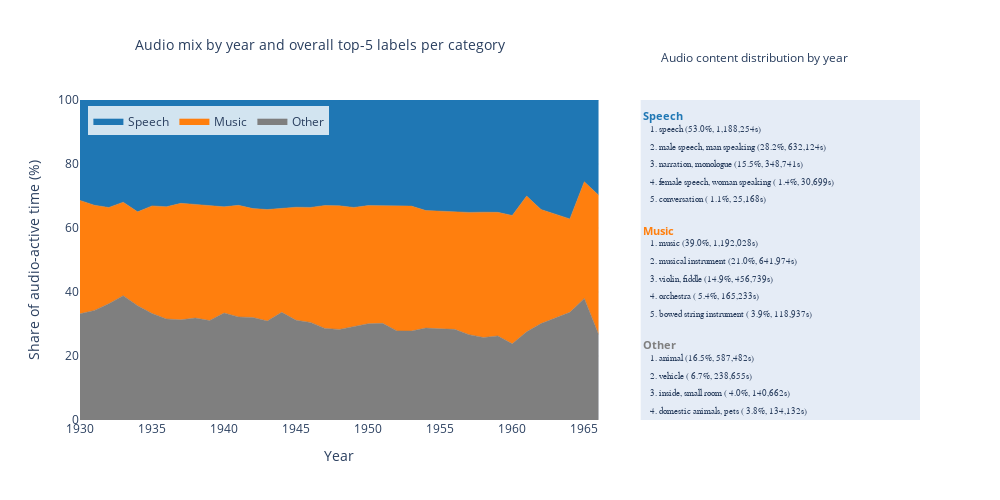

This figure's notebook cell:
### Code cell
def plot_audio_mix(per_year_mix, top_overall_df):
  """
  Create audio mix visualization showing distribution by year and top labels.

  Args:
      per_year_mix: DataFrame with columns year, speech_pct, music_pct,
      other_pct top_overall_df: DataFrame with top labels per category

  Returns:
      fig: Plotly figure object (for display or ipywidgets)
  """
  if per_year_mix.empty:
    raise ValueError("Supplied DataFrame is empty.")

  years = per_year_mix["year"].astype(int).tolist()
  s = per_year_mix["speech_pct"].to_numpy(dtype=float)
  m = per_year_mix["music_pct"].to_numpy(dtype=float)
  o = per_year_mix["other_pct"].to_numpy(dtype=float)

  colors = {
    "speech": "#1f77b4",  # blue
    "music": "#ff7f0e",  # orange
    "other": "#7f7f7f",  # gray
  }

  # Create subplot with two columns: chart (left) and annotations (right)
  fig = make_subplots(
    rows=1,
    cols=2,
    column_widths=[0.65, 0.35],
    subplot_titles=("", ""),  # We'll add custom title instead
    specs=[[{"type": "scatter"}, {"type": "scatter"}]],
    horizontal_spacing=0.05,
  )

  # Add stacked area chart (traces added in reverse order for proper stacking)
  # Other (bottom layer)
  fig.add_trace(
    go.Scatter(
      x=years,
      y=o,
      name="Other",
      mode="lines",
      line=dict(width=0.5, color=colors["other"]),
      fillcolor=colors["other"],
      fill="tozeroy",
      stackgroup="one",
      opacity=0.85,
    ),
    row=1,
    col=1,
  )

  # Music (middle layer)
  fig.add_trace(
    go.Scatter(
      x=years,
      y=m,
      name="Music",
      mode="lines",
      line=dict(width=0.5, color=colors["music"]),
      fillcolor=colors["music"],
      fill="tonexty",
      stackgroup="one",
      opacity=0.85,
    ),
    row=1,
    col=1,
  )

  # Speech (top layer)
  fig.add_trace(
    go.Scatter(
      x=years,
      y=s,
      name="Speech",
      mode="lines",
      line=dict(width=0.5, color=colors["speech"]),
      fillcolor=colors["speech"],
      fill="tonexty",
      stackgroup="one",
      opacity=0.85,
    ),
    row=1,
    col=1,
  )

  # Add invisible trace to right subplot to establish coordinate system
  fig.add_trace(
    go.Scatter(
      x=[0, 1],
      y=[0, 1],
      mode="markers",
      marker=dict(size=0, opacity=0),
      showlegend=False,
      hoverinfo="skip",
    ),
    row=1,
    col=2,
  )

  # Update left subplot (chart) layout
  fig.update_xaxes(
    title_text="Year",
    range=[min(years), max(years)],
    showgrid=False,
    row=1,
    col=1,
  )
  fig.update_yaxes(
    title_text="Share of audio-active time (%)",
    range=[0, 100],
    dtick=20,
    showgrid=True,
    gridwidth=0.5,
    gridcolor="rgba(128, 128, 128, 0.3)",
    row=1,
    col=1,
  )

  # Configure right subplot for text annotations (0-1 coordinate system)
  fig.update_xaxes(visible=False, range=[0, 1], row=1, col=2)
  fig.update_yaxes(visible=False, range=[0, 1], row=1, col=2)

  # Add text annotations to right panel
  y_pos = 0.98
  line_height = 0.055

  for cat, title in [
    ("speech", "Speech"),
    ("music", "Music"),
    ("other", "Other"),
  ]:
    block = top_overall_df[top_overall_df["category"] == cat]
    if block.empty:
      continue

    # Category header
    fig.add_annotation(
      text=f"<b>{title}</b>",
      xref="x2",
      yref="y2",
      x=0.0,
      y=y_pos,
      showarrow=False,
      font=dict(size=11, color=colors.get(cat, "black")),
      xanchor="left",
      yanchor="top",
    )
    y_pos -= line_height * 0.9

    # Individual labels
    for _, r in block.iterrows():
      label = r["label"]
      share = r["category_share_pct"]
      secs = r["seconds"]
      txt = (
        f"{int(r['rank']):>2d}. {label} ({share:4.1f}%, {secs:,.0f}s)"
      )
      fig.add_annotation(
        text=txt,
        xref="x2",
        yref="y2",
        x=0.02,
        y=y_pos,
        showarrow=False,
        font=dict(size=9, family="monospace"),
        xanchor="left",
        yanchor="top",
      )
      y_pos -= line_height

    y_pos -= line_height * 0.6

  # Update overall layout
  fig.update_layout(
    title={
      "text": "Audio mix by year and overall top-5 labels per category",
      "x": 0.32,
      "xanchor": "center",
      "font": {"size": 14},
    },
    showlegend=True,
    legend=dict(
      orientation="h",
      yanchor="top",
      y=0.98,
      xanchor="left",
      x=0.01,
      bgcolor="rgba(255, 255, 255, 0.8)",
    ),
    height=500,
    width=1000,
    hovermode="x unified",
  )

  # Add subplot title for left panel
  fig.add_annotation(
    text="Audio content distribution by year",
    xref="x domain",
    yref="y domain",
    x=1.3,
    y=1.1,
    showarrow=False,
    font=dict(size=12),
    xanchor="center",
    yanchor="bottom",
  )

  if not local:
    return fig

  file = root / "media" / "audiomix.jpg"

  fig.write_image(file)

  return Image(file)


audio_mix_path = data / "audio_mix_by_year.csv"
audio_mix_labels_path = data / "audio_mix_top_labels_overall.csv"

display(
  plot_audio_mix(
    pd.read_csv(data / "audio_mix_by_year.csv"),
    pd.read_csv(data / "audio_mix_top_labels_overall.csv"),
  ),
  metadata={
    "jdh": {
      "module": "object",
      "object": {
        "tags": ["figure-audiomix-*"],
        "type": "image",
        "source": [
          "Audio content distribution within the Journal Digital "
          "collection from 1930–1967. "
          "The three categories _Speech_, _Music_, and _Other_ "
          "are also split into a number of subcategories."
        ],
      },
    }
  },
)

### Figure 1 — Plotly figure (JSON) as saved in the notebook; plotly's stock layout.template omitted (floating-point values rounded to 4 significant figures)
{"data": [{"fill": "tozeroy", "fillcolor": "#7f7f7f", "line": {"color": "#7f7f7f", "width": 0.5}, "mode": "lines", "name": "Other", "opacity": 0.85, "stackgroup": "one", "type": "scatter", "x": [1930, 1931, 1932, 1933, 1934, 1935, 1936, 1937, 1938, 1939, 1940, 1941, 1942, 1943, 1944, 1945, 1946, 1947, 1948, 1949, 1950, 1951, 1952, 1953, 1954, 1955, 1956, 1957, 1958, 1959, 1960, 1961, 1962, 1964, 1965, 1966], "xaxis": "x", "y": [33.19, 34.24, 36.32, 38.85, 35.71, 33.28, 31.58, 31.3, 31.86, 31.08, 33.43, 32.21, 32.03, 30.94, 33.64, 31.16, 30.5, 28.63, 28.31, 29.12, 30.08, 30.21, 27.84, 27.81, 28.72, 28.5, 28.32, 26.67, 25.79, 26.26, 23.81, 27.54, 30.13, 33.63, 38.0, 26.66], "yaxis": "y"}, {"fill": "tonexty", "fillcolor": "#ff7f0e", "line": {"color": "#ff7f0e", "width": 0.5}, "mode": "lines", "name": "Music", "opacity": 0.85, "stackgroup": "one", "type": "scatter", "x": [1930, 1931, 1932, 1933, 1934, 1935, 1936, 1937, 1938, 1939, 1940, 1941, 1942, 1943, 1944, 1945, 1946, 1947, 1948, 1949, 1950, 1951, 1952, 1953, 1954, 1955, 1956, 1957, 1958, 1959, 1960, 1961, 1962, 1964, 1965, 1966], "xaxis": "x", "y": [35.44, 32.87, 30.1, 29.22, 29.34, 33.63, 35.06, 36.4, 35.51, 36.02, 33.18, 34.87, 34.03, 34.83, 32.44, 35.33, 35.93, 38.41, 38.63, 37.32, 36.91, 36.78, 38.98, 39.03, 36.75, 36.73, 36.89, 38.2, 39.16, 38.63, 40.11, 42.44, 35.64, 29.21, 36.47, 43.59], "yaxis": "y"}, {"fill": "tonexty", "fillcolor": "#1f77b4", "line": {"color": "#1f77b4", "width": 0.5}, "mode": "lines", "name": "Speech", "opacity": 0.85, "stackgroup": "one", "type": "scatter", "x": [1930, 1931, 1932, 1933, 1934, 1935, 1936, 1937, 1938, 1939, 1940, 1941, 1942, 1943, 1944, 1945, 1946, 1947, 1948, 1949, 1950, 1951, 1952, 1953, 1954, 1955, 1956, 1957, 1958, 1959, 1960, 1961, 1962, 1964, 1965, 1966], "xaxis": "x", "y": [31.37, 32.89, 33.58, 31.93, 34.96, 33.09, 33.36, 32.3, 32.62, 32.9, 33.38, 32.92, 33.94, 34.23, 33.91, 33.51, 33.56, 32.96, 33.07, 33.56, 33.01, 33.01, 33.19, 33.16, 34.53, 34.78, 34.79, 35.13, 35.05, 35.11, 36.08, 30.01, 34.24, 37.16, 25.53, 29.75], "yaxis": "y"}, {"hoverinfo": "skip", "marker": {"opacity": 0, "size": 0}, "mode": "markers", "showlegend": false, "type": "scatter", "x": [0, 1], "xaxis": "x2", "y": [0, 1], "yaxis": "y2"}], "layout": {"annotations": [{"font": {"color": "#1f77b4", "size": 11}, "showarrow": false, "text": "<b>Speech</b>", "x": 0.0, "xanchor": "left", "xref": "x2", "y": 0.98, "yanchor": "top", "yref": "y2"}, {"font": {"family": "monospace", "size": 9}, "showarrow": false, "text": " 1. speech (53.0%, 1,188,254s)", "x": 0.02, "xanchor": "left", "xref": "x2", "y": 0.9305, "yanchor": "top", "yref": "y2"}, {"font": {"family": "monospace", "size": 9}, "showarrow": false, "text": " 2. male speech, man speaking (28.2%, 632,124s)", "x": 0.02, "xanchor": "left", "xref": "x2", "y": 0.8755, "yanchor": "top", "yref": "y2"}, {"font": {"family": "monospace", "size": 9}, "showarrow": false, "text": " 3. narration, monologue (15.5%, 348,741s)", "x": 0.02, "xanchor": "left", "xref": "x2", "y": 0.8205, "yanchor": "top", "yref": "y2"}, {"font": {"family": "monospace", "size": 9}, "showarrow": false, "text": " 4. female speech, woman speaking ( 1.4%, 30,699s)", "x": 0.02, "xanchor": "left", "xref": "x2", "y": 0.7655, "yanchor": "top", "yref": "y2"}, {"font": {"family": "monospace", "size": 9}, "showarrow": false, "text": " 5. conversation ( 1.1%, 25,168s)", "x": 0.02, "xanchor": "left", "xref": "x2", "y": 0.7105, "yanchor": "top", "yref": "y2"}, {"font": {"color": "#ff7f0e", "size": 11}, "showarrow": false, "text": "<b>Music</b>", "x": 0.0, "xanchor": "left", "xref": "x2", "y": 0.6225, "yanchor": "top", "yref": "y2"}, {"font": {"family": "monospace", "size": 9}, "showarrow": false, "text": " 1. music (39.0%, 1,192,028s)", "x": 0.02, "xanchor": "left", "xref": "x2", "y": 0.573, "yanchor": "top", "yref": "y2"}, {"font": {"family": "monospace", "size": 9}, "showarrow": false, "text": " 2. musical instrument (21.0%, 641,974s)", "x": 0.02, "xanchor": "left", "xref": "x2", "y": 0.518, "yanchor": "top", "yref": "y2"}, {"font": {"family": "monospace", "size": 9}, "showarrow": false, "text": " 3. violin, fiddle (14.9%, 456,739s)", "x": 0.02, "xanchor": "left", "xref": "x2", "y": 0.463, "yanchor": "top", "yref": "y2"}, {"font": {"family": "monospace", "size": 9}, "showarrow": false, "text": " 4. orchestra ( 5.4%, 165,233s)", "x": 0.02, "xanchor": "left", "xref": "x2", "y": 0.408, "yanchor": "top", "yref": "y2"}, {"font": {"family": "monospace", "size": 9}, "showarrow": false, "text": " 5. bowed string instrument ( 3.9%, 118,937s)", "x": 0.02, "xanchor": "left", "xref": "x2", "y": 0.353, "yanchor": "top", "yref": "y2"}, {"font": {"color": "#7f7f7f", "size": 11}, "showarrow": false, "text": "<b>Other</b>", "x": 0.0, "xanchor": "left", "xref": "x2", "y": 0.265, "yanchor": "top", "yref": "y2"}, {"font": {"family": "monospace", "size": 9}, "showarrow": false, "text": " 1. animal (16.5%, 587,482s)", "x": 0.02, "xanchor": "left", "xref": "x2", "y": 0.2155, "yanchor": "top", "yref": "y2"}, {"font": {"family": "monospace", "size": 9}, "showarrow": false, "text": " 2. vehicle ( 6.7%, 238,655s)", "x": 0.02, "xanchor": "left", "xref": "x2", "y": 0.1605, "yanchor": "top", "yref": "y2"}, {"font": {"family": "monospace", "size": 9}, "showarrow": false, "text": " 3. inside, small room ( 4.0%, 140,662s)", "x": 0.02, "xanchor": "left", "xref": "x2", "y": 0.1055, "yanchor": "top", "yref": "y2"}, {"font": {"family": "monospace", "size": 9}, "showarrow": false, "text": " 4. domestic animals, pets ( 3.8%, 134,132s)", "x": 0.02, "xanchor": "left", "xref": "x2", "y": 0.0505, "yanchor": "top", "yref": "y2"}, {"font": {"family": "monospace", "size": 9}, "showarrow": false, "text": " 5. rain on surface ( 2.8%, 100,888s)", "x": 0.02, "xanchor": "left", "xref": "x2", "y": -0.0045, "yanchor": "top", "yref": "y2"}, {"font": {"size": 12}, "showarrow": false, "text": "Audio content distribution by year", "x": 1.3, "xanchor": "center", "xref": "x domain", "y": 1.1, "yanchor": "bottom", "yref": "y domain"}], "height": 500, "hovermode": "x unified", "legend": {"bgcolor": "rgba(255, 255, 255, 0.8)", "orientation": "h", "x": 0.01, "xanchor": "left", "y": 0.98, "yanchor": "top"}, "showlegend": true, "title": {"font": {"size": 14}, "text": "Audio mix by year and overall top-5 labels per category", "x": 0.32, "xanchor": "center"}, "width": 1000, "xaxis": {"anchor": "y", "domain": [0.0, 0.6175], "range": [1930, 1966], "showgrid": false, "title": {"text": "Year"}}, "xaxis2": {"anchor": "y2", "domain": [0.6675, 1.0], "range": [0, 1], "visible": false}, "yaxis": {"anchor": "x", "domain": [0.0, 1.0], "dtick": 20, "gridcolor": "rgba(128, 128, 128, 0.3)", "gridwidth": 0.5, "range": [0, 100], "showgrid": true, "title": {"text": "Share of audio-active time (%)"}}, "yaxis2": {"anchor": "x2", "domain": [0.0, 1.0], "range": [0, 1], "visible": false}}}
